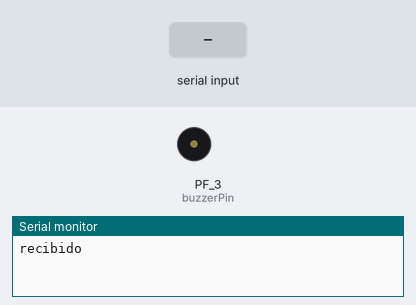
This sketch was run on a simulated TI Tiva C LaunchPad. Shown: buzzer (waves = sounding), the last lines printed to the serial monitor. Inputs (shaded band) come from the test bench.

Above: at 1.2 s.
1.3 s: "1" received over the second serial link
At 1.36 s:
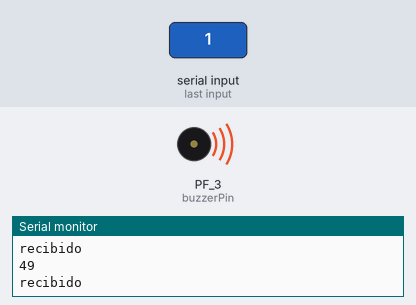
4.3 s: "0" received over the second serial link
At 5.4 s:
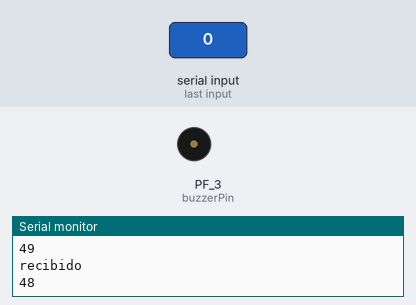
5.9 s: "2" received over the second serial link
At 6.13 s:
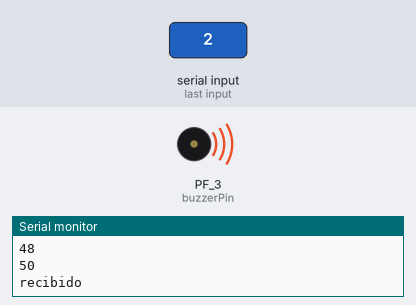
Timing chart, 0 to 14.9 s (numbered marks = the images above; inputs shaded):
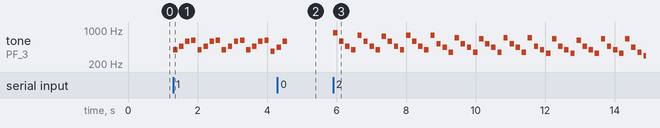

Measured:
- after the input at 1.3 s, tone on PF_3 (buzzerPin): plays 392 Hz for 0.12 s, 466 Hz for 0.12 s, 587 Hz for 0.12 s, 622 Hz for 0.12 s, 392 Hz for 0.12 s, 466 Hz for 0.12 s … (18 notes in this stretch), starting at once
- after the input at 4.3 s, tone on PF_3 (buzzerPin): goes on until 4.6 s, then stays silent
- after the input at 5.9 s, tone on PF_3 (buzzerPin): plays 880 Hz for 0.12 s, 587 Hz for 0.12 s, 466 Hz for 0.12 s, 392 Hz for 0.12 s, 784 Hz for 0.12 s, 587 Hz for 0.12 s … (52 notes in this stretch), starting at once

The sketch:

music.ino
```cpp
#include "pitches.h"

int buzzerPin = PF_3;

int receiving_data;


int gameOnMelody_1[] = {
  NOTE_G4, NOTE_AS4, NOTE_D5, NOTE_DS5, NOTE_G4, NOTE_AS4, NOTE_D5, NOTE_DS5, NOTE_G4, NOTE_AS4, NOTE_D5, NOTE_DS5, NOTE_G4, NOTE_AS4, NOTE_D5, NOTE_DS5,
  NOTE_FS4, NOTE_A4, NOTE_D5, NOTE_DS5, NOTE_FS4, NOTE_A4, NOTE_D5, NOTE_DS5, NOTE_FS4, NOTE_A4, NOTE_D5, NOTE_DS5, NOTE_FS4, NOTE_A4, NOTE_D5, NOTE_DS5,
  NOTE_F4, NOTE_GS4, NOTE_D5, NOTE_DS5, NOTE_F4, NOTE_GS4, NOTE_D5, NOTE_DS5, NOTE_F4, NOTE_GS4, NOTE_D5, NOTE_DS5, NOTE_F4, NOTE_GS4, NOTE_D5, NOTE_DS5,
  NOTE_E4, NOTE_G4, NOTE_D5, NOTE_DS5, NOTE_E4, NOTE_G4, NOTE_D5, NOTE_DS5, NOTE_E4, NOTE_G4, NOTE_D5, NOTE_DS5, NOTE_E4, NOTE_G4, NOTE_D5, NOTE_DS5,
  NOTE_DS4, NOTE_G4, NOTE_C5, NOTE_D5, NOTE_DS4, NOTE_G4, NOTE_C5, NOTE_D5, NOTE_DS4, NOTE_G4, NOTE_C5, NOTE_D5, NOTE_DS4, NOTE_G4, NOTE_C5, NOTE_D5,
  NOTE_D4, NOTE_G4, NOTE_C5, NOTE_D5, NOTE_D4, NOTE_G4, NOTE_C5, NOTE_D5, NOTE_D4, NOTE_G4, NOTE_C5, NOTE_D5, NOTE_D4, NOTE_G4, NOTE_C5, NOTE_D5,
  NOTE_C3, NOTE_FS3, NOTE_A3, NOTE_C5, NOTE_FS3, NOTE_A3, NOTE_C4, NOTE_DS4, NOTE_A3, NOTE_C4, NOTE_DS4, NOTE_C4, NOTE_DS4, NOTE_FS4, NOTE_DS4, NOTE_FS4, NOTE_A4, NOTE_FS4, NOTE_A4, NOTE_C5
};
int gameOnNoteDurations_1[] = {
  8, 8, 8, 8, 8, 8, 8, 8, 8, 8, 8, 8, 8, 8, 8, 8,
  8, 8, 8, 8, 8, 8, 8, 8, 8, 8, 8, 8, 8, 8, 8, 8,
  8, 8, 8, 8, 8, 8, 8, 8, 8, 8, 8, 8, 8, 8, 8, 8,
  8, 8, 8, 8, 8, 8, 8, 8, 8, 8, 8, 8, 8, 8, 8, 8,
  8, 8, 8, 8, 8, 8, 8, 8, 8, 8, 8, 8, 8, 8, 8, 8,
  8, 8, 8, 8, 8, 8, 8, 8, 8, 8, 8, 8, 8, 8, 8, 8,
  8, 8, 8, 8, 8, 8, 8, 8, 8, 8, 8, 8, 8, 8, 8, 8, 8, 8, 8, 8
};

int gameOnMelody_2 [] = {
  NOTE_A5, NOTE_D5, NOTE_AS4, NOTE_G4, NOTE_G5, NOTE_D5, NOTE_AS4, NOTE_G4, NOTE_FS5, NOTE_D5, NOTE_AS4, NOTE_G4, NOTE_G5, NOTE_D5, NOTE_AS4, NOTE_G4,
  NOTE_G5, NOTE_C5, NOTE_A4, NOTE_F4, NOTE_F5, NOTE_C5, NOTE_A4, NOTE_F4, NOTE_E5, NOTE_C5, NOTE_A4, NOTE_F4, NOTE_F5, NOTE_C5, NOTE_A4, NOTE_F4,
  NOTE_F5, NOTE_AS4, NOTE_G4, NOTE_E4, NOTE_E5, NOTE_AS4, NOTE_G4, NOTE_E4, NOTE_DS5, NOTE_AS4, NOTE_G4, NOTE_E4, NOTE_E5, NOTE_AS4, NOTE_G4, NOTE_E4,
  NOTE_E5, NOTE_A4, NOTE_F4, NOTE_D4, NOTE_D5, NOTE_A4, NOTE_F4, NOTE_D4, NOTE_CS5, NOTE_A4, NOTE_F4, NOTE_D4, NOTE_D5, NOTE_A4, NOTE_F4, NOTE_D4,
  NOTE_A5, NOTE_D5, NOTE_AS4, NOTE_G4, NOTE_G5, NOTE_D5, NOTE_AS4, NOTE_G4, NOTE_FS5, NOTE_D5, NOTE_AS4, NOTE_G4, NOTE_G5, NOTE_D5, NOTE_AS4, NOTE_G4,
  NOTE_AS5, NOTE_DS5, NOTE_C5, NOTE_A4, NOTE_A5, NOTE_DS5, NOTE_C5, NOTE_A4, NOTE_GS5, NOTE_DS5, NOTE_C5, NOTE_A4, NOTE_A5, NOTE_DS5, NOTE_C5, NOTE_A4,
  NOTE_C6, NOTE_D5, NOTE_AS4, NOTE_G4, NOTE_AS5, NOTE_D5, NOTE_AS4, NOTE_G4, NOTE_A5, NOTE_D5, NOTE_AS4, NOTE_G4, NOTE_AS5, NOTE_D5, NOTE_AS4, NOTE_G4,
  NOTE_A5, NOTE_AS4, NOTE_G4, NOTE_E4, NOTE_G5, NOTE_AS4, NOTE_G4, NOTE_E4, NOTE_F5, NOTE_AS4, NOTE_G4, NOTE_E4, NOTE_E5, NOTE_AS4, NOTE_G4, NOTE_E4
};
int gameOnNoteDurations_2 [] = {
  8, 8, 8, 8, 8, 8, 8, 8, 8, 8, 8, 8, 8, 8, 8, 8,
  8, 8, 8, 8, 8, 8, 8, 8, 8, 8, 8, 8, 8, 8, 8, 8,
  8, 8, 8, 8, 8, 8, 8, 8, 8, 8, 8, 8, 8, 8, 8, 8,
  8, 8, 8, 8, 8, 8, 8, 8, 8, 8, 8, 8, 8, 8, 8, 8,
  8, 8, 8, 8, 8, 8, 8, 8, 8, 8, 8, 8, 8, 8, 8, 8,
  8, 8, 8, 8, 8, 8, 8, 8, 8, 8, 8, 8, 8, 8, 8, 8,
  8, 8, 8, 8, 8, 8, 8, 8, 8, 8, 8, 8, 8, 8, 8, 8,
  8, 8, 8, 8, 8, 8, 8, 8, 8, 8, 8, 8, 8, 8, 8, 8
};


void setup() {
  // put your setup code here, to run once:
  Serial.begin(9600);
  Serial2.begin(9600);
  pinMode(buzzerPin, OUTPUT);
  Serial.println("recibido");

// sizeof gives the number of bytes, each int value is composed of two bytes (16 bits)
// there are two values per note (pitch and duration), so for each note there are four bytes


}

void loop() {
  // put your main code here, to run repeatedly:
  if (Serial2.available()) {
        receiving_data = Serial2.read();
        Serial.println(receiving_data);
        Serial.println("recibido");
      }

  if (receiving_data == 49){
    for (int thisNote = 0; thisNote < 116; thisNote++) {
      if (Serial2.available()) {
        receiving_data = Serial2.read();
        Serial.println(receiving_data);
      }

    // to calculate the note duration, take one second
    // divided by the note type.
    //e.g. quarter note = 1000 / 4, eighth note = 1000/8, etc.
    int noteDuration = 1000/gameOnNoteDurations_1[thisNote];
    tone(buzzerPin, gameOnMelody_1[thisNote],noteDuration);

    int pauseBetweenNotes = noteDuration + 50;      //delay between pulse
    delay(pauseBetweenNotes);

    noTone(buzzerPin);                // stop the tone playing

    if (receiving_data == 48){
      thisNote = 116;
    }

    //Serial.println("te has salido");
  }
 }
  if (receiving_data == 50){
    for (int thisNote = 0; thisNote < 128; thisNote++) {

    if (Serial2.available()) {
        receiving_data = Serial2.read();
        Serial.println(receiving_data);
      }
    // to calculate the note duration, take one second
    // divided by the note type.
    //e.g. quarter note = 1000 / 4, eighth note = 1000/8, etc.
    int noteDuration = 1000/gameOnNoteDurations_2[thisNote];
    tone(buzzerPin, gameOnMelody_2[thisNote],noteDuration);

    int pauseBetweenNotes = noteDuration + 50;      //delay between pulse
    delay(pauseBetweenNotes);

    noTone(buzzerPin);                // stop the tone playing


    if (receiving_data == 48){
      thisNote = 128;
    }
  }
}

}
```

pitches.h
```cpp
/*************************************************
 * Public Constants
 *************************************************/

#define NOTE_B0  31
#define NOTE_C1  33
#define NOTE_CS1 35
#define NOTE_D1  37
#define NOTE_DS1 39
#define NOTE_E1  41
#define NOTE_F1  44
#define NOTE_FS1 46
#define NOTE_G1  49
#define NOTE_GS1 52
#define NOTE_A1  55
#define NOTE_AS1 58
#define NOTE_B1  62
#define NOTE_C2  65
#define NOTE_CS2 69
#define NOTE_D2  73
#define NOTE_DS2 78
#define NOTE_E2  82
#define NOTE_F2  87
#define NOTE_FS2 93
#define NOTE_G2  98
#define NOTE_GS2 104
#define NOTE_A2  110
#define NOTE_AS2 117
#define NOTE_B2  123
#define NOTE_C3  131
#define NOTE_CS3 139
#define NOTE_D3  147
#define NOTE_DS3 156
#define NOTE_E3  165
#define NOTE_F3  175
#define NOTE_FS3 185
#define NOTE_G3  196
#define NOTE_GS3 208
#define NOTE_A3  220
#define NOTE_AS3 233
#define NOTE_B3  247
#define NOTE_C4  262
#define NOTE_CS4 277
#define NOTE_D4  294
#define NOTE_DS4 311
#define NOTE_E4  330
#define NOTE_F4  349
#define NOTE_FS4 370
#define NOTE_G4  392
#define NOTE_GS4 415
#define NOTE_A4  440
#define NOTE_AS4 466
#define NOTE_B4  494
#define NOTE_C5  523
#define NOTE_CS5 554
#define NOTE_D5  587
#define NOTE_DS5 622
#define NOTE_E5  659
#define NOTE_F5  698
#define NOTE_FS5 740
#define NOTE_G5  784
#define NOTE_GS5 831
#define NOTE_A5  880
#define NOTE_AS5 932
#define NOTE_B5  988
#define NOTE_C6  1047
#define NOTE_CS6 1109
#define NOTE_D6  1175
#define NOTE_DS6 1245
#define NOTE_E6  1319
#define NOTE_F6  1397
#define NOTE_FS6 1480
#define NOTE_G6  1568
#define NOTE_GS6 1661
#define NOTE_A6  1760
#define NOTE_AS6 1865
#define NOTE_B6  1976
#define NOTE_C7  2093
#define NOTE_CS7 2217
#define NOTE_D7  2349
#define NOTE_DS7 2489
#define NOTE_E7  2637
#define NOTE_F7  2794
#define NOTE_FS7 2960
#define NOTE_G7  3136
#define NOTE_GS7 3322
#define NOTE_A7  3520
#define NOTE_AS7 3729
#define NOTE_B7  3951
#define NOTE_C8  4186
#define NOTE_CS8 4435
#define NOTE_D8  4699
#define NOTE_DS8 4978
#define REST      0
```
